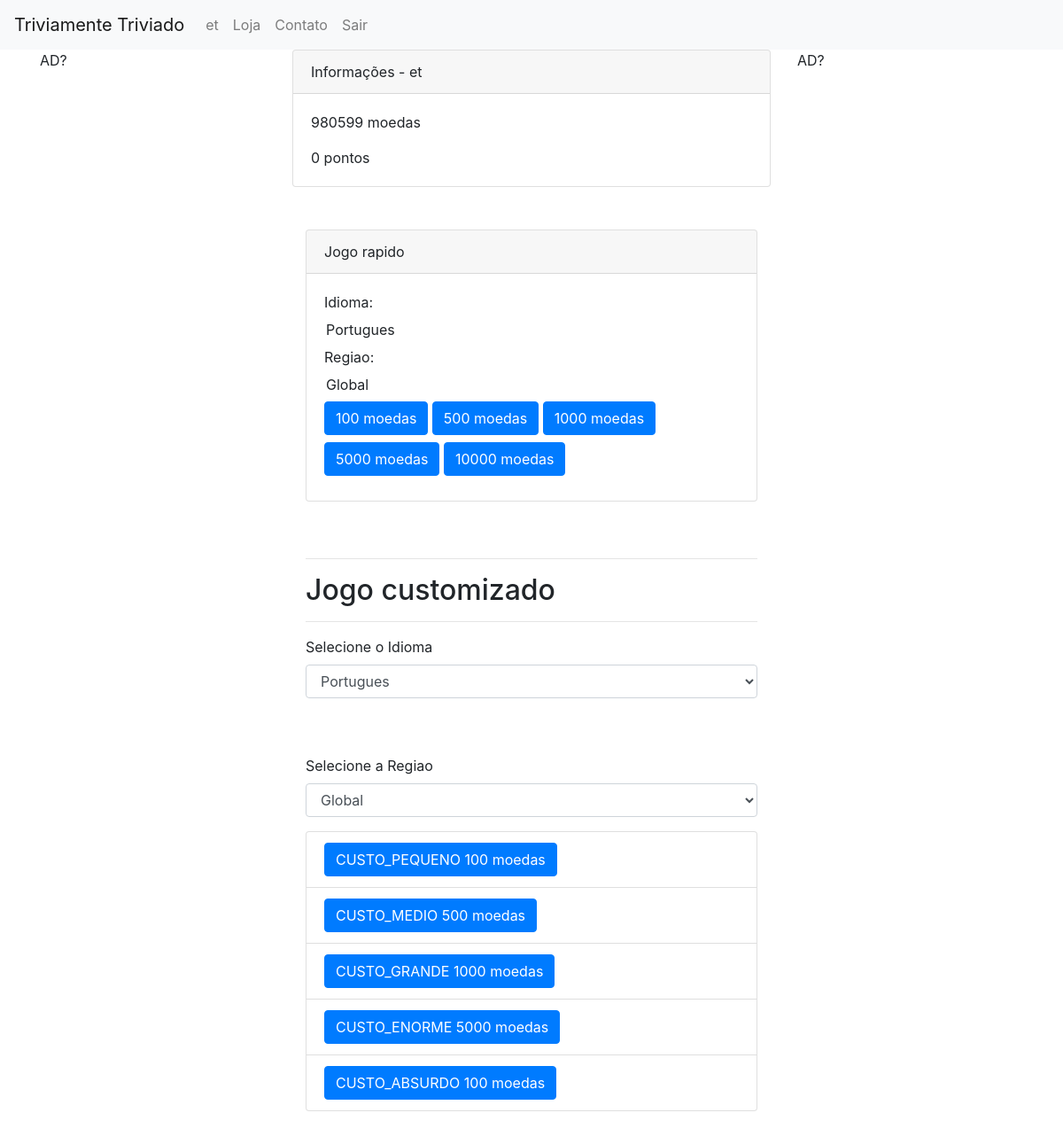
/nova_partida/ (signed in), run on an earlier commit of the app's database.
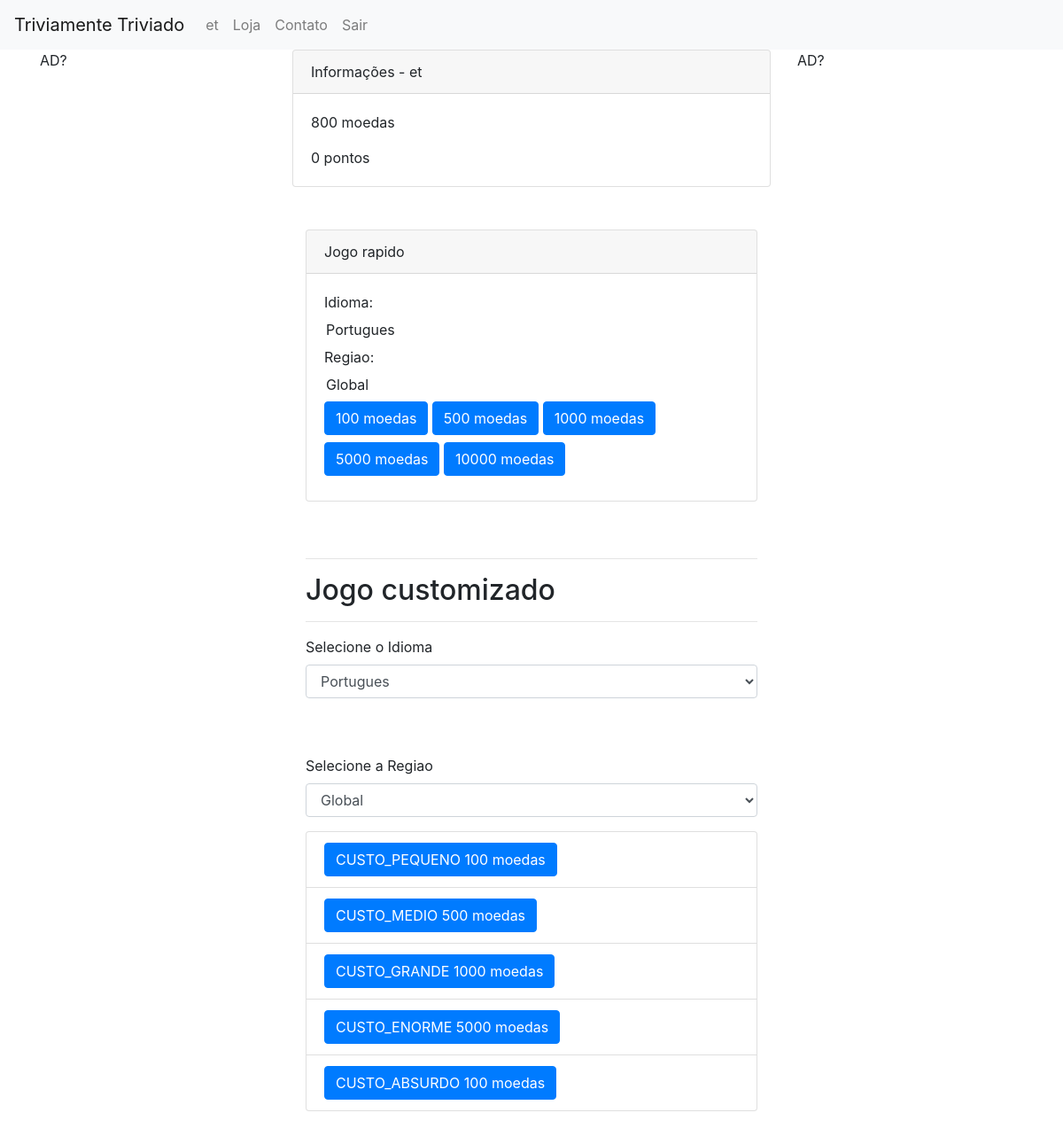
And on a later commit of the database.
### value/models.py (models this page shows, shortened)
class Carteira(models.Model):
	pontos = models.IntegerField('pontos', default=0)
	moedas = models.IntegerField('moedas', default=1000)
	cartas = models.ManyToManyField(Carta, blank=True, default=None)
	user = models.OneToOneField(User, related_name='usuario_carteira', on_delete=models.CASCADE, null=True, blank=True)
	comentario = models.CharField('comentario', max_length=100, default="carteira_usuario")

### stacksup/views.py (the view, shortened to what this page needs)
# urls.py: path('nova_partida/', views.NovaPartida.as_view()),
class NovaPartida(View):
	def get(self, request):
		values = {}
		if request.user.is_authenticated:
			user = UserProfile.objects.filter(nome=request.user).first()
			carteira = Carteira.objects.filter(user=request.user).first()
			idiomas = user.idiomas.all().first()
			id2 = Idioma.objects.all()
			regioes = user.regioes.all().first()
			reg2 = Regiao.objects.all()
		else:
			return HttpResponseRedirect("/")
		values['usuario'] = user
		values['carteira'] = carteira
		values['idiomas'] = id2
		values['regioes'] = reg2
		values['idiomaUser'] = idiomas
		values['regiaoUser'] = regioes
		return render(
		request,
		'stacksup/nova_partida.html',
		context=values,
		)

### regionamento/models.py (called while the page is built)
	def __str__(self):
		return self.nome

	def __str__(self):
		return self.nome

### stacksup/templates/stacksup/nova_partida.html (shortened to what this page needs)
{% extends "base_generic.html" %}
{% block content %}
<div class="card">
  <div class="card-header">
  	Informações -  {{ usuario.nome }}
    </div>
  <div class="card-body">
    <p class="card-text">
    	{{ carteira.moedas }} moedas
    </p>
    <p class="card-text">
    	{{ carteira.pontos }} pontos
    </p>
  </div>
</div>
<br/><br/>
	<div class="container">
		<div class="row">
			<div class="col-md">
			<div class="card">
				<div class="card-header">
					Jogo rapido
				</div>
				<form action="/nova_partida/"
				method="post" class="novaPartidaForm form-inline">
					<div class="card-body">
					Idioma:
					<input type="text" readonly class="form-control-plaintext" name="idioma" id="idioma" value="{{ idiomaUser }}">
					Regiao:
					<input type="text" readonly class="form-control-plaintext" name="regiao" id="regiao" value="{{ regiaoUser }}">
					<button type="submit" class="btn btn-primary mb-2" name="preco" value="100">100 moedas</button>
					<button type="submit" class="btn btn-primary mb-2" name="preco" value="500">500 moedas</button>
					<button type="submit" class="btn btn-primary mb-2" name="preco" value="1000">1000 moedas</button>
					<button type="submit" class="btn btn-primary mb-2" name="preco" value="5000">5000 moedas</button>
					<button type="submit" class="btn btn-primary mb-2" name="preco" value="10000">10000 moedas</button>
				</form>
			</div>
			</div>
			<br/><br/>
			<hr/>
			<h2>Jogo customizado</h2>
			<hr/>
			<form action="/nova_partida/"
				method="post" class="novaPartidaForm">
			<div class="form-group">
				<label for="idiomaFormControlSelect">Selecione o Idioma</label>
				<select class="form-control" id="idiomaFormControlSelect">
					{% for idioma in idiomas %}
						<option value="{{ idioma }}">
							{{ idioma }}
						</option>
					{% endfor %}
				</select>
			</div>
			<br/>
			<br/>
			<div class="form-group">
				<label for="regiaoFormControlSelect">Selecione a Regiao</label>
				<select class="form-control" id="regiaoFormControlSelect">
					{% for regiao in regioes %}
						<option value="{{ regiao }}">
							{{ regiao }}
						</option>
					{% endfor %}
				</select>
			</div>
			<ul class="list-group">
				<li class="list-group-item">
					<button type="submit" class="btn btn-primary" name="preco" value="100">CUSTO_PEQUENO 100 moedas</button>
				</li>
				<li class="list-group-item">
					<button type="submit" class="btn btn-primary" name="preco" value="500">CUSTO_MEDIO 500 moedas</button>
				</li>
				<li class="list-group-item">
					<button type="submit" class="btn btn-primary" name="preco" value="1000">CUSTO_GRANDE 1000 moedas</button>
				</li>
				<li class="list-group-item">
					<button type="submit" class="btn btn-primary" name="preco" value="5000">CUSTO_ENORME 5000 moedas</button>
				</li>
				<li class="list-group-item">
					<button type="submit" class="btn btn-primary" name="preco" value="10000">CUSTO_ABSURDO 100 moedas</button>
				</li>
			</ul>
			</form>
			</div>
		</div>
	</div>
	<br/>
	<br/>
	<br/>
{% endblock %}

What changed in the data, as far as the page shows it:
changed Carteira: moedas "980599" → "800"
